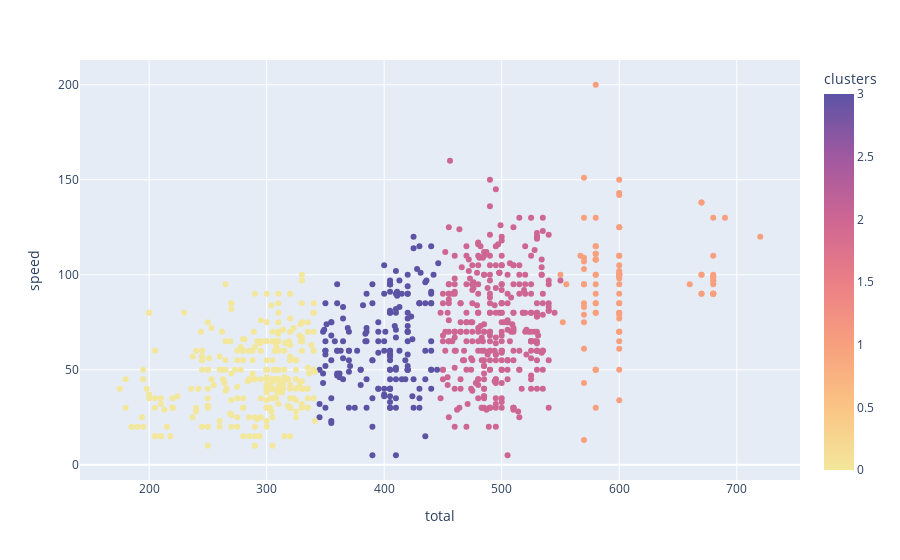

This figure's notebook cell:
### Code cell
fig = px.scatter(copy, x='total', y='speed', hover_data=['name'], 
                 color='clusters', color_continuous_scale = 'sunset')


fig.show()

### Figure 1 — Plotly figure (JSON) as saved in the notebook; plotly's stock layout.template omitted (floating-point values rounded to 4 significant figures; data arrays with more than 128 entries replaced by an {"elided": "..."} marker saying what was removed)
{"data": [{"customdata": {"elided": "898x1 str values"}, "hovertemplate": "total=%{x}<br>speed=%{y}<br>name=%{customdata[0]}<br>clusters=%{marker.color}<extra></extra>", "legendgroup": "", "marker": {"color": {"elided": "898 int values"}, "coloraxis": "coloraxis", "symbol": "circle"}, "mode": "markers", "name": "", "orientation": "v", "showlegend": false, "type": "scatter", "x": {"elided": "898 int values"}, "xaxis": "x", "y": {"elided": "898 int values"}, "yaxis": "y"}], "layout": {"coloraxis": {"colorbar": {"title": {"text": "clusters"}}, "colorscale": [[0, "rgb(243, 231, 155)"], [0.1667, "rgb(250, 196, 132)"], [0.3333, "rgb(248, 160, 126)"], [0.5, "rgb(235, 127, 134)"], [0.6667, "rgb(206, 102, 147)"], [0.8333, "rgb(160, 89, 160)"], [1, "rgb(92, 83, 165)"]]}, "legend": {"tracegroupgap": 0}, "margin": {"t": 60}, "xaxis": {"anchor": "y", "domain": [0, 1], "title": {"text": "total"}}, "yaxis": {"anchor": "x", "domain": [0, 1], "title": {"text": "speed"}}}}
